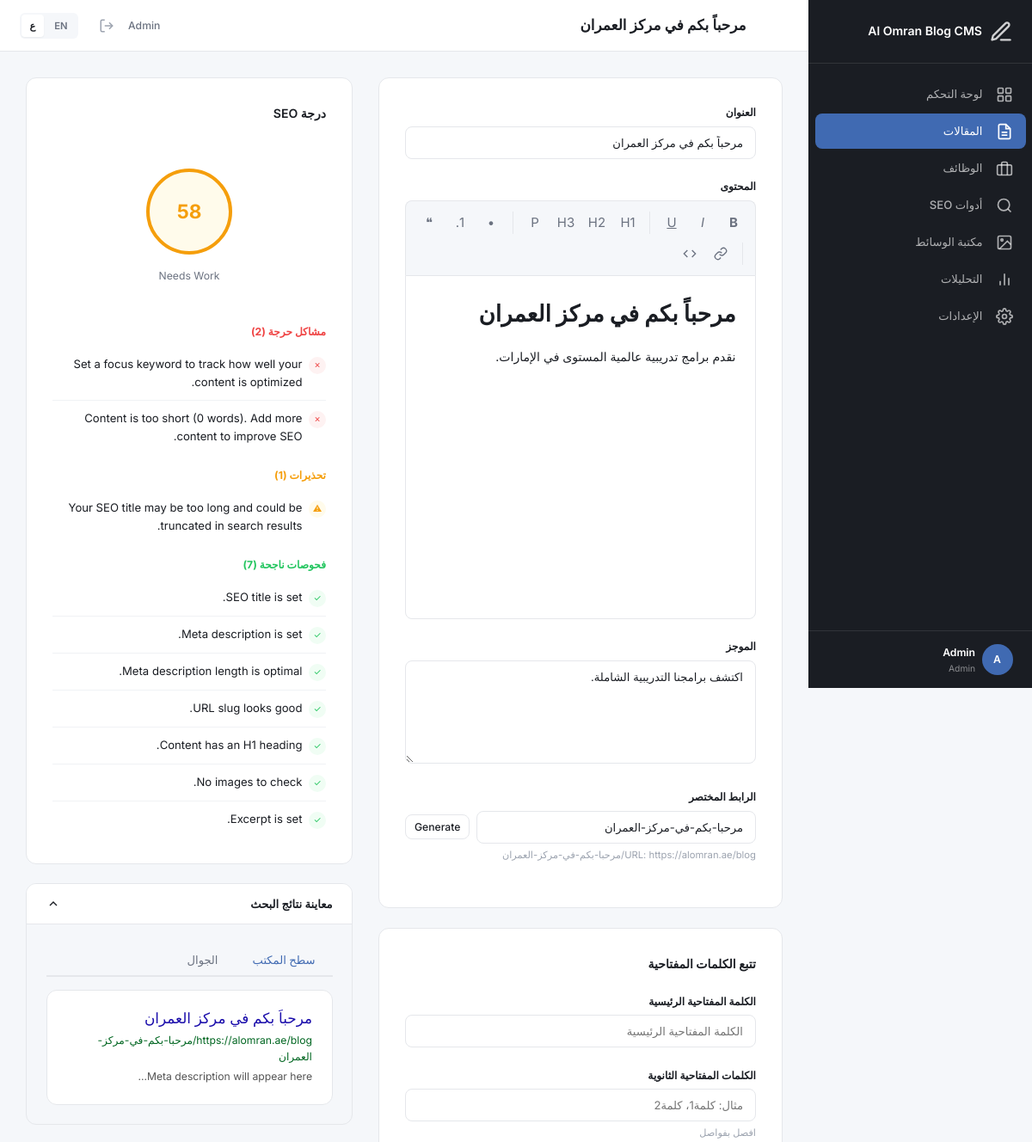
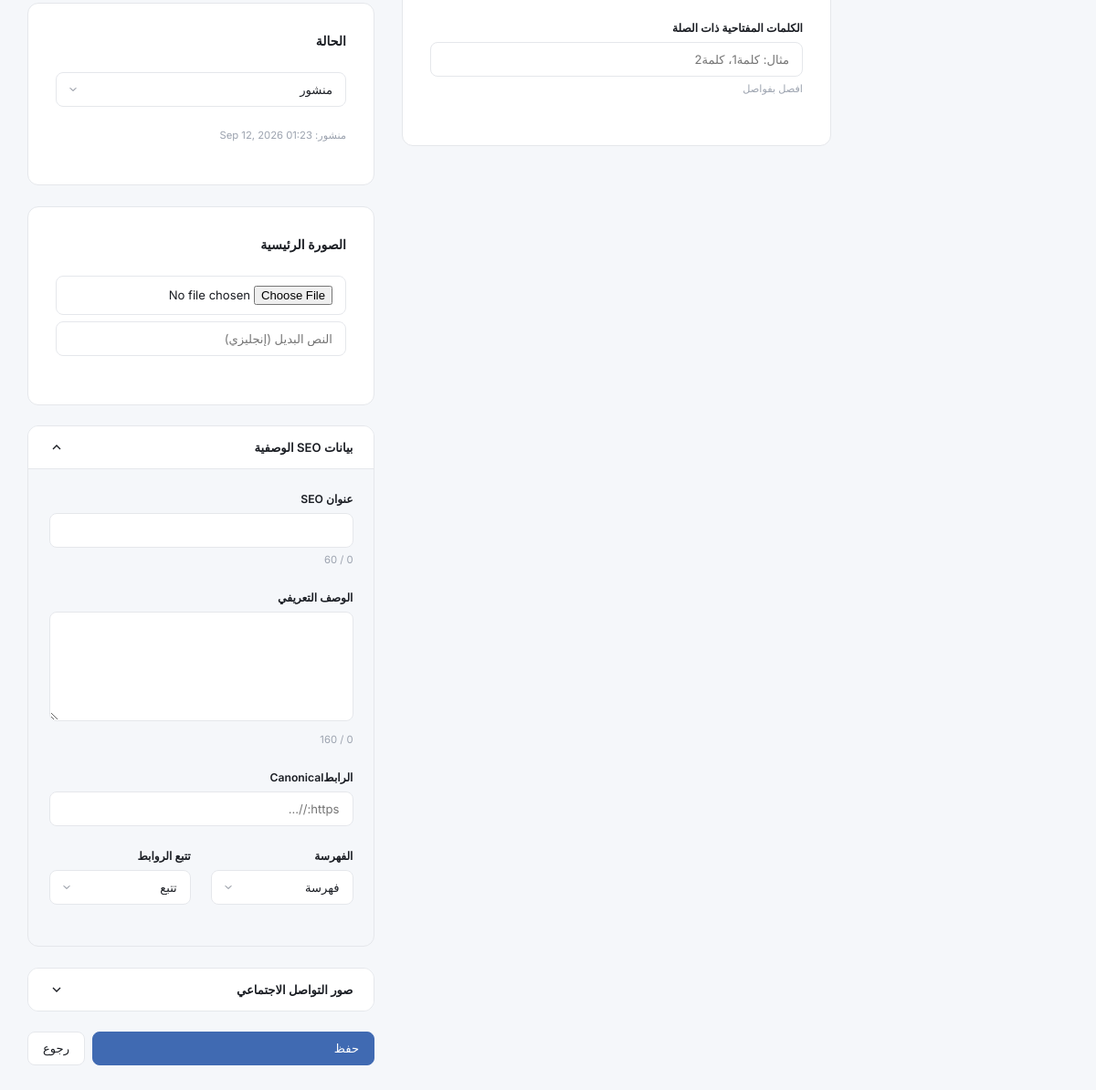
Screenshot of /admin/articles/edit.php?id=1&lang=ar (signed in) with the database file from the repository (2 pictures, top to bottom).
### tables this page shows
CREATE TABLE IF NOT EXISTS article_translations (
    id INT UNSIGNED AUTO_INCREMENT PRIMARY KEY,
    article_id INT UNSIGNED NOT NULL,
    language ENUM('en','ar') NOT NULL DEFAULT 'en',
    title VARCHAR(255) NOT NULL DEFAULT '',
    slug VARCHAR(255) NOT NULL DEFAULT '',
    excerpt TEXT,
    content LONGTEXT,
    seo_title VARCHAR(70) DEFAULT NULL,
    meta_description VARCHAR(170) DEFAULT NULL,
    canonical_url VARCHAR(500) DEFAULT NULL,
    index_status ENUM('index','noindex') DEFAULT 'index',
    follow_status ENUM('follow','nofollow') DEFAULT 'follow',
    focus_keyword VARCHAR(255) DEFAULT NULL,
    created_at TIMESTAMP DEFAULT CURRENT_TIMESTAMP,
    updated_at TIMESTAMP DEFAULT CURRENT_TIMESTAMP ON UPDATE CURRENT_TIMESTAMP,
    UNIQUE KEY unique_article_lang (article_id, language),
    UNIQUE KEY unique_slug_lang (slug, language),
    FOREIGN KEY (article_id) REFERENCES articles(id) ON DELETE CASCADE
);

CREATE TABLE IF NOT EXISTS settings (
    id INT UNSIGNED AUTO_INCREMENT PRIMARY KEY,
    setting_key VARCHAR(100) NOT NULL UNIQUE,
    setting_value TEXT,
    created_at TIMESTAMP DEFAULT CURRENT_TIMESTAMP,
    updated_at TIMESTAMP DEFAULT CURRENT_TIMESTAMP ON UPDATE CURRENT_TIMESTAMP
);

CREATE TABLE IF NOT EXISTS articles (
    id INT UNSIGNED AUTO_INCREMENT PRIMARY KEY,
    status ENUM('draft','published','archived') NOT NULL DEFAULT 'draft',
    author_id INT UNSIGNED NOT NULL,
    featured_image_id INT UNSIGNED DEFAULT NULL,
    created_at TIMESTAMP DEFAULT CURRENT_TIMESTAMP,
    updated_at TIMESTAMP DEFAULT CURRENT_TIMESTAMP ON UPDATE CURRENT_TIMESTAMP,
    published_at TIMESTAMP NULL,
    FOREIGN KEY (author_id) REFERENCES users(id) ON DELETE CASCADE
);

### admin/articles/edit.php (the view, shortened to what the rows shown need)
<?php
require_once __DIR__ . '/../includes/functions.php';
$article_id = (int)($_GET['id'] ?? 0);
$current_lang = $_GET['lang'] ?? DEFAULT_LANGUAGE;
$lang = require __DIR__ . '/../includes/lang/' . $current_lang . '.php';
$_t = fn(string $k) => $lang[$k] ?? $k;
$stmt = db()->prepare('SELECT a.*, at.language FROM articles a LEFT JOIN article_translations at ON a.id = at.article_id WHERE a.id = ?');
$stmt->execute([$article_id]);
$article = $stmt->fetch();
$stmt2 = db()->prepare('SELECT * FROM article_translations WHERE article_id = ? AND language = ?');
$stmt2->execute([$article_id, $current_lang]);
$t = $stmt2->fetch();
$seo_data = calculate_seo_score($article_id, $current_lang);
$page_title = $t['title'] ?: $_t('edit') . ' ' . $_t('articles');
include __DIR__ . '/../includes/header.php';
?>
<form method="POST" enctype="multipart/form-data" id="articleForm" action="<?= APP_URL ?>/articles/edit.php?id=<?= $article_id ?>&lang=<?= e($current_lang) ?>">
    <div class="editor-layout">
        <div class="editor-main">
            <div class="card">
                <div class="form-group">
                    <label class="form-label"><?= $_t('article_title') ?></label>
                    <input type="text" name="title" id="title" class="form-input" required value="<?= e($t['title'] ?? '') ?>">
                </div>
                <div class="form-group">
                    <div contenteditable="true" class="editor-content rich-editor" id="editor_content" dir="<?= $current_lang === 'ar' ? 'rtl' : 'ltr' ?>"><?= $t['content'] ?? '' ?></div>
                </div>
                <div class="form-group">
                    <label class="form-label"><?= $_t('article_excerpt') ?></label>
                    <textarea name="excerpt" class="form-textarea" rows="3"><?= e($t['excerpt'] ?? '') ?></textarea>
                </div>
                <div class="form-group">
                    <label class="form-label"><?= $_t('slug') ?></label>
                    <div style="display:flex;gap:var(--space-sm);align-items:center;">
                        <input type="text" name="slug" id="slug" class="form-input" data-slug-source="title" data-lang="<?= e($current_lang) ?>" value="<?= e($t['slug'] ?? '') ?>">
                        <button type="button" class="btn btn-secondary btn-sm" onclick="document.getElementById('slug').value=generateSlug(document.getElementById('title').value,'<?= $current_lang ?>');document.getElementById('slug').dataset.manualEdit='true';">Generate</button>
                    </div>
                    <div class="form-hint">URL: <?= e(get_setting('site_url')) ?>/<?= $current_lang === 'ar' ? '' : $current_lang . '/' ?>blog/<span id="slug_preview_value"><?= e($t['slug'] ?? '') ?></span></div>
                </div>
            </div>
        </div>
        <div class="editor-sidebar">
            <div class="card" style="margin-bottom:var(--space-lg)">
                <?php
                $score = $seo_data['score'];
                $score_cls = $score >= 80 ? 'excellent' : ($score >= 60 ? 'good' : ($score >= 40 ? 'fair' : 'poor'));
                ?>
                <div class="seo-score-display">
                    <div class="seo-score-circle <?= $score_cls ?>"><?= $score ?></div>
                    <div class="seo-score-label"><?= $score >= 80 ? 'Excellent' : ($score >= 60 ? 'Good' : ($score >= 40 ? 'Needs Work' : 'Poor')) ?></div>
                </div>
                <?php if (!empty($seo_data['issues']['critical'])): ?>
                    <div style="margin-top:var(--space-md)">
                        <h4 style="font-size:0.8125rem;color:var(--danger);margin-bottom:var(--space-sm)"><?= $_t('critical_issues') ?> (<?= count($seo_data['issues']['critical']) ?>)</h4>
                        <ul class="seo-issues">
                            <?php foreach ($seo_data['issues']['critical'] as $issue): ?>
                                <li class="seo-issue"><span class="seo-issue-icon fail">&#10007;</span><span><?= e($issue) ?></span></li>
                            <?php endforeach; ?>
                        </ul>
                    </div>
                <?php endif; ?>
                <?php if (!empty($seo_data['issues']['warning'])): ?>
                    <div style="margin-top:var(--space-md)">
                        <h4 style="font-size:0.8125rem;color:var(--warning);margin-bottom:var(--space-sm)"><?= $_t('warnings') ?> (<?= count($seo_data['issues']['warning']) ?>)</h4>
                        <ul class="seo-issues">
                            <?php foreach ($seo_data['issues']['warning'] as $issue): ?>
                                <li class="seo-issue"><span class="seo-issue-icon warn">&#9888;</span><span><?= e($issue) ?></span></li>
                            <?php endforeach; ?>
                        </ul>
                    </div>
                <?php endif; ?>
                <?php if (!empty($seo_data['issues']['passed'])): ?>
                    <div style="margin-top:var(--space-md)">
                        <h4 style="font-size:0.8125rem;color:var(--success);margin-bottom:var(--space-sm)"><?= $_t('passed_checks') ?> (<?= count($seo_data['issues']['passed']) ?>)</h4>
                        <ul class="seo-issues">
                            <?php foreach ($seo_data['issues']['passed'] as $issue): ?>
                                <li class="seo-issue"><span class="seo-issue-icon pass">&#10003;</span><span><?= e($issue) ?></span></li>
                            <?php endforeach; ?>
                        </ul>
                    </div>
                <?php endif; ?>
            </div>
            <div class="collapsible open" style="margin-bottom:var(--space-lg)">
                <div class="collapsible-body">
                    <div id="serp_desktop" class="tab-content active" data-group="serp">
                        <div class="serp-preview">
                            <div class="serp-title" id="serp_preview_title"><?= e($seo['seo_title'] ?? $t['title'] ?? 'Page Title') ?></div>
                            <div class="serp-url"><?= e(get_setting('site_url')) ?>/blog/<?= e($t['slug'] ?? 'page-slug') ?></div>
                            <div class="serp-desc" id="serp_preview_desc"><?= e($seo['meta_description'] ?? 'Meta description will appear here...') ?></div>
                        </div>
                    </div>
                </div>
            </div>
            <div class="card" style="margin-bottom:var(--space-lg)">
                <div class="card-header">
                    <h3 class="card-title" style="font-size:0.9375rem"><?= $_t('article_status') ?></h3>
                </div>
                <div class="form-group">
                    <select name="status" class="form-select">
                        <option value="published" <?= ($article['status'] ?? '') === 'published' ? 'selected' : '' ?>><?= $_t('published') ?></option>
                    </select>
                </div>
                <?php if ($article['published_at']): ?>
                    <div class="form-hint" style="margin-bottom:var(--space-md)"><?= $_t('article_published') ?>: <?= date('M d, Y H:i', strtotime($article['published_at'])) ?></div>
                <?php endif; ?>
            </div>
        </div>
    </div>
</form>
<?php include __DIR__ . '/../includes/footer.php'; ?>

### admin/includes/header.php (shortened to what the rows shown need)
<?php
require_once __DIR__ . '/functions.php';
$lang_file = __DIR__ . '/lang/' . $current_lang . '.php';
$lang = file_exists($lang_file) ? require $lang_file : require __DIR__ . '/lang/en.php';
$dir = $current_lang === 'ar' ? 'rtl' : 'ltr';
?>
<!DOCTYPE html>
<html lang="<?= e($current_lang) ?>" dir="<?= $dir ?>">
<head>
    <link rel="stylesheet" href="<?= APP_URL ?>/assets/css/admin.css">
</head>
<body>
    <div class="admin-layout">
        <main class="main-content">
            <header class="topbar">
                <h1 class="topbar-title"><?= e($page_title) ?></h1>
                <div class="topbar-actions">
                    <div class="lang-switcher">
                    </div>
                    <div class="topbar-user">
                    </div>
                </div>
            </header>
            <div class="content-wrapper">

### rows the page displays
article_translations: title "مرحباً بكم في مركز العمران", content "مرحباً بكم في مركز العمران نقدم برامج تدريبية عالمية المستوى في الإمارات.", excerpt "اكتشف برامجنا التدريبية الشاملة.", slug "مرحبا-بكم-في-مركز-العمران", content "58", content "2", content "Set a focus keyword to track how well your content is optimized.", content "Content is too short (0 words). Add more content to improve SEO.", content "1", content "Your SEO title may be too long and could be truncated in search results.", content "7", content "SEO title is set.", content "Meta description is set.", content "Meta description length is optimal.", content "URL slug looks good.", content "Content has an H1 heading.", content "No images to check.", content "Excerpt is set."
settings: setting_value "https://alomran.ae"
articles: status "منشور", published_at "Sep 12, 2026 01:23"

### other values shown
APP_NAME "Al Omran Blog CMS"
$_t('dashboard') "لوحة التحكم"
$_t('articles') "المقالات"
$_t('careers') "الوظائف"
$_t('seo_tools') "أدوات SEO"
$_t('media') "مكتبة الوسائط"
$_t('analytics') "التحليلات"
$_t('settings') "الإعدادات"
substr($user['name'] ?? 'A', 0, 1) "A"
$user['name'] "Admin"
$user['role'] "Admin"
$_t('article_title') "العنوان"
$_t('article_content') "المحتوى"
$_t('article_excerpt') "الموجز"
$_t('slug') "الرابط المختصر"
